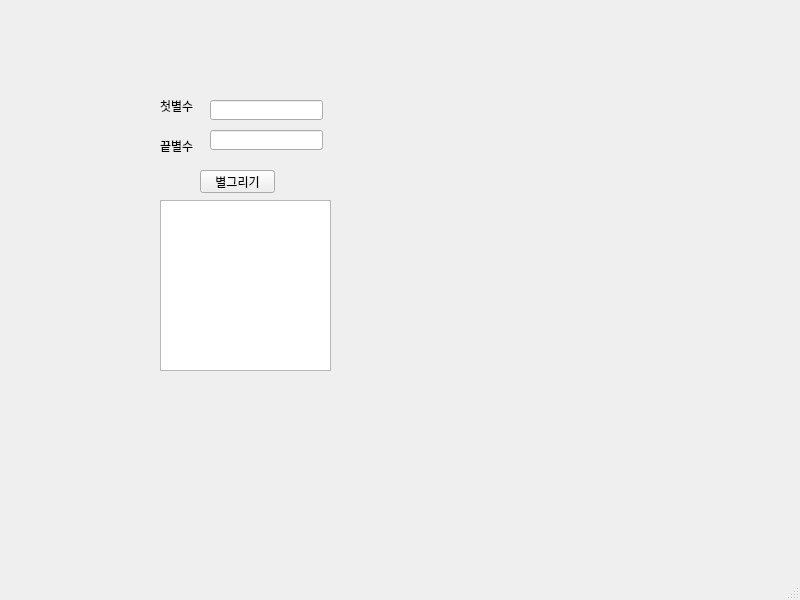
<?xml version="1.0" encoding="UTF-8"?>
<ui version="4.0">
 <class>MainWindow</class>
 <widget class="QMainWindow" name="MainWindow">
  <property name="geometry">
   <rect>
    <x>0</x>
    <y>0</y>
    <width>800</width>
    <height>600</height>
   </rect>
  </property>
  <property name="windowTitle">
   <string>MainWindow</string>
  </property>
  <widget class="QWidget" name="centralwidget">
   <widget class="QLabel" name="lbl_first">
    <property name="geometry">
     <rect>
      <x>160</x>
      <y>100</y>
      <width>56</width>
      <height>12</height>
     </rect>
    </property>
    <property name="text">
     <string>첫별수</string>
    </property>
   </widget>
   <widget class="QPushButton" name="pb">
    <property name="geometry">
     <rect>
      <x>200</x>
      <y>170</y>
      <width>75</width>
      <height>23</height>
     </rect>
    </property>
    <property name="text">
     <string>별그리기</string>
    </property>
   </widget>
   <widget class="QLabel" name="lbl_last">
    <property name="geometry">
     <rect>
      <x>160</x>
      <y>140</y>
      <width>56</width>
      <height>12</height>
     </rect>
    </property>
    <property name="text">
     <string>끝별수</string>
    </property>
   </widget>
   <widget class="QLineEdit" name="le_first">
    <property name="geometry">
     <rect>
      <x>210</x>
      <y>100</y>
      <width>113</width>
      <height>20</height>
     </rect>
    </property>
   </widget>
   <widget class="QLineEdit" name="le_last">
    <property name="geometry">
     <rect>
      <x>210</x>
      <y>130</y>
      <width>113</width>
      <height>20</height>
     </rect>
    </property>
   </widget>
   <widget class="QTextEdit" name="te">
    <property name="geometry">
     <rect>
      <x>160</x>
      <y>200</y>
      <width>171</width>
      <height>171</height>
     </rect>
    </property>
   </widget>
  </widget>
  <widget class="QMenuBar" name="menubar">
   <property name="geometry">
    <rect>
     <x>0</x>
     <y>0</y>
     <width>800</width>
     <height>21</height>
    </rect>
   </property>
  </widget>
  <widget class="QStatusBar" name="statusbar"/>
 </widget>
 <resources/>
 <connections/>
</ui>
